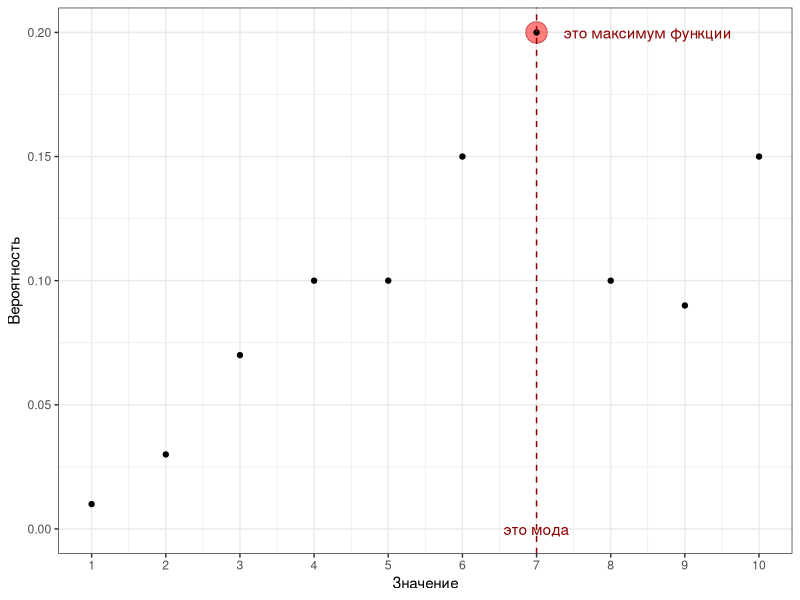
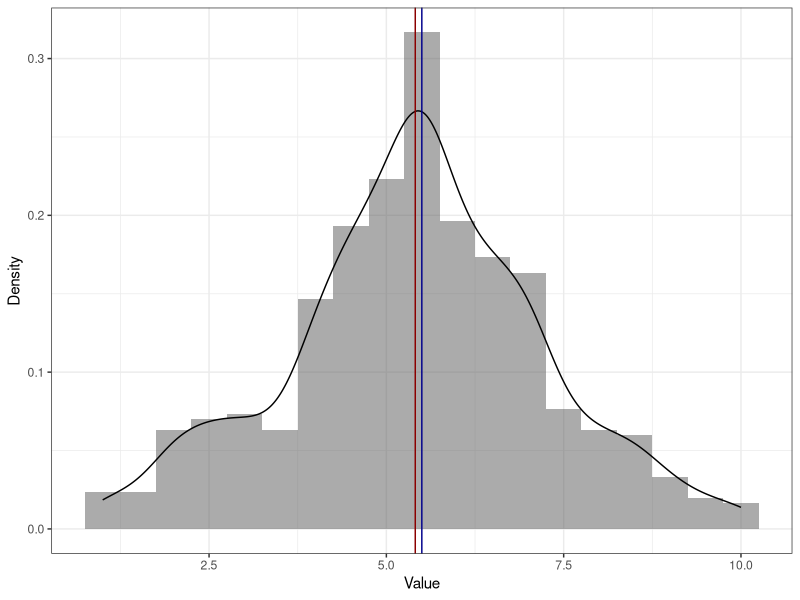
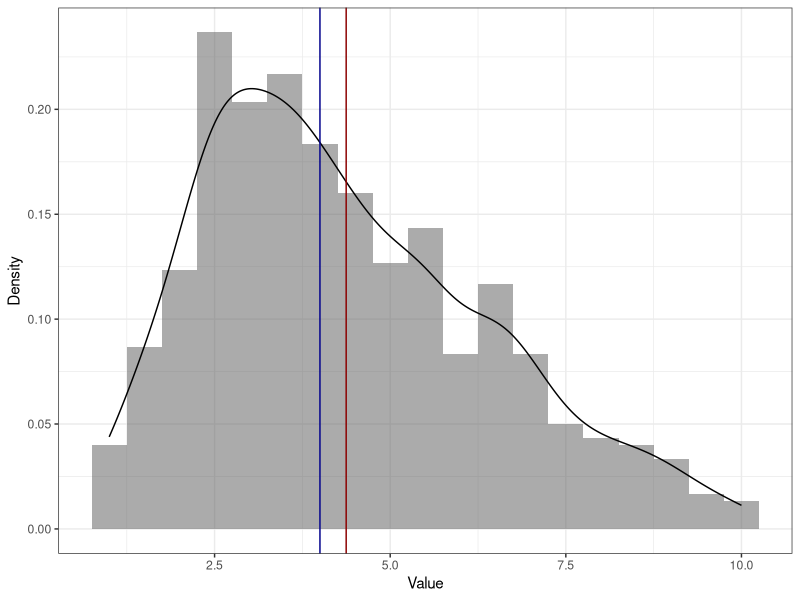
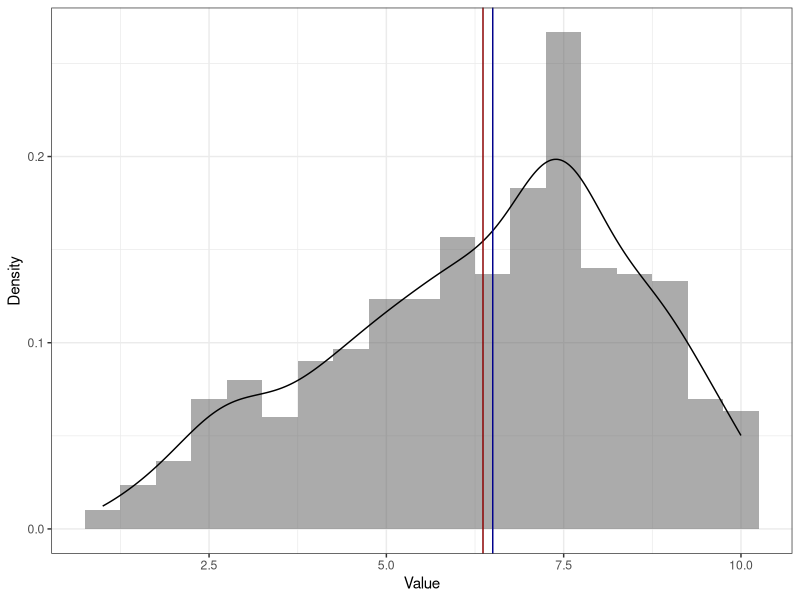
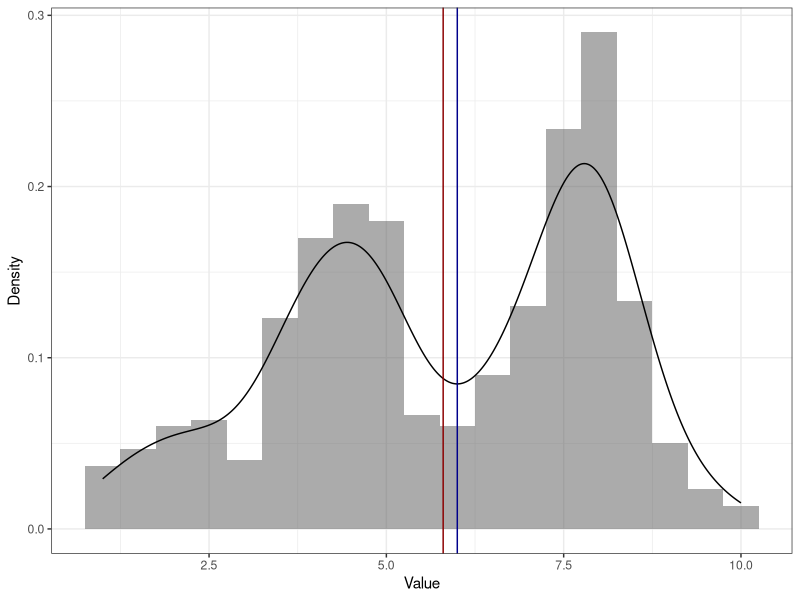

R code for these plots, in order:
## ---- chunk 1
knitr::opts_chunk$set(echo = FALSE, eval = TRUE, warning = FALSE, message = FALSE, error = FALSE)
## ---- chunk 2
library(tidyverse)
theme_set(theme_bw())
## ---- chunk 3
x <- c(1, 3, 4, 6, 4, 2, 4, 3, 2, 4, 1)
x
## ---- chunk 4
table(x)
## ---- chunk 5
y <- c("Москва", "Казань", "Кёнигсберг", "Барнаул (Алтайский край)", "Москва", "Санкт-Петербург", "Санкт-Петербург", "Москва", "Санкт-Петербург", "Москва", "Кёнигсберг", "Санкт-Петербург", "Москва", "Казань", "Санкт-Петербург", "Санкт-Петербург", "Казань", "Казань", "Санкт-Петербург", "Москва", "Москва", "Санкт-Петербург", "Санкт-Петербург", "Санкт-Петербург", "Санкт-Петербург", "Москва", "Кёнигсберг", "Санкт-Петербург", "Казань")
y
## ---- chunk 6
table(y)
## ---- chunk 7
tibble(x = 1:10,
       y = c(.01, .03, .07, .1, .1, .15, .2, .1, .09, .15)) |> 
  ggplot(aes(x, y)) +
  annotate(geom = "point", x = 7, y = 0.2, size = 7, shape = 21, color = "darkred", fill = "red", alpha = .5) +
  geom_point() +
  geom_vline(xintercept = 7, color = "darkred", linetype = "dashed") +
  annotate(geom = "text", label = "это максимум функции", 
           x = 8.5, y = 0.2, color = "darkred") +
  annotate(geom = "text", label = "это мода", 
           x = 7, y = 0, color = "darkred") +
  scale_x_continuous(breaks = 1:10) +
  labs(x = "Значение", y = "Вероятность")
## ---- chunk 8
v1 <- c(2, 3, 14, 9, 16, 19, 28, 7, 26, 18, 1)
v1
## ---- chunk 9
sort(v1)
## ---- chunk 10
median(v1)
## ---- chunk 11
v2 <- c(14, 10, 9, 16, 30, 3, 25, 8, 18, 7)
v2
## ---- chunk 12
sort(v2)
## ---- chunk 13
median(v2)
## ---- chunk 14
v1
mean(v1)
## ---- chunk 15
v2
mean(v2)
## ---- chunk 16
set.seed(108)
symm <- sample(
  x = seq(1, 10, 0.5),
  size = 600,
  replace = TRUE,
  prob = c(
    .05,
    .05,
    .07,
    .1,
    .1,
    .15,
    .20,
    .30,
    .35,
    .5,
    .35,
    .30,
    .20,
    .15,
    .1,
    .1,
    .07,
    .05,
    .05
  )
)
asymm_right <- sample(
  x = seq(1, 10, 0.5),
  size = 600,
  replace = TRUE,
  prob = c(
    .1,
    .2,
    .25,
    .4,
    .5,
    .5,
    .4,
    .35,
    .3,
    .25,
    .2,
    .25,
    .2,
    .15,
    .1,
    .1,
    .07,
    .05,
    .05
  )
)
asymm_left <- sample(
  x = seq(1, 10, 0.5),
  size = 600,
  replace = TRUE,
  prob = c(
    .03,
    .05,
    .07,
    .1,
    .15,
    .15,
    .2,
    .2,
    .25,
    .25,
    .3,
    .35,
    .5,
    .5,
    .4,
    .4,
    .25,
    .2,
    .2
  )
)
bimodal <- sample(
  x = seq(1, 10, 0.5),
  size = 600,
  replace = TRUE,
  prob = c(
    .05,
    .05,
    .07,
    .1,
    .1,
    .2,
    .3,
    .35,
    .3,
    .15,
    .1,
    .15,
    .20,
    .40,
    .50,
    .25,
    .1,
    .05,
    .05
  )
)
colors <- c("Mean" = "red4", "Median" = "blue4", "Mode" = "green4")
## ---- chunk 17
ggplot(NULL, aes(symm)) +
  geom_histogram(aes(y = ..density..), alpha =.5, binwidth = .5) +
  geom_density() +
  geom_vline(xintercept = mean(symm), color = colors['Mean']) +
  geom_vline(xintercept = median(symm), color = colors['Median']) +
  # geom_vline(xintercept = mode(symm)-0.04, color = colors['Mode']) +
  labs(x = 'Value',
       y = 'Density')
## ---- chunk 18
ggplot(NULL, aes(asymm_right)) +
  geom_histogram(aes(y = ..density..), alpha =.5, binwidth = .5) +
  geom_density() +
  geom_vline(xintercept = mean(asymm_right), color = colors['Mean']) +
  geom_vline(xintercept = median(asymm_right), color = colors['Median']) +
  # geom_vline(xintercept = mode(asymm_right), color = colors['Mode']) +
  labs(x = 'Value',
       y = 'Density')
## ---- chunk 19
ggplot(NULL, aes(asymm_left)) +
  geom_histogram(aes(y = ..density..), alpha =.5, binwidth = .5) +
  geom_density() +
  geom_vline(xintercept = mean(asymm_left), color = colors['Mean']) +
  geom_vline(xintercept = median(asymm_left), color = colors['Median']) +
  # geom_vline(xintercept = mode(asymm_left), color = colors['Mode']) +
  labs(x = 'Value',
       y = 'Density')
## ---- chunk 20
ggplot(NULL, aes(bimodal)) +
  geom_histogram(aes(y = ..density..), alpha =.5, binwidth = .5) +
  geom_density() +
  geom_vline(xintercept = mean(bimodal), color = 'red4') +
  geom_vline(xintercept = median(bimodal), color = 'blue4') +
  # geom_vline(xintercept = mode(bimodal), color = 'green4') +
  labs(x = 'Value',
       y = 'Density')
